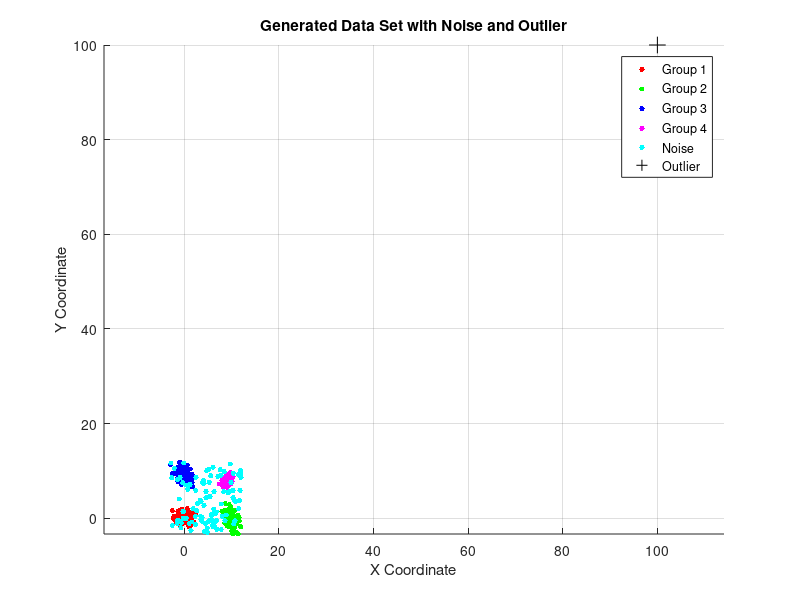

Here is the MATLAB script that generated this plot: (Note: this script raises an error after producing the figure.)
% Clustering Algorithms Course - Homework 1 - Exercise 4
% MSc DSIT, 2023-2024
% Konstantinos Giatras
clc, clearvars, close all

% Set the random seed for reproducibility
randn('seed', 0);

% Define the means for each of the 4 distributions
md = [0 0; 10 0; 0 9; 9 8];

% Define the covariance matrices for each distribution
S(:, :, 1) = eye(2); % Identity matrix for the 1st distribution
S(:, :, 2) = [1 -0.2; -0.2 1.5]; % Covariance matrix for the 2nd distribution
S(:, :, 3) = [1 -0.4; -0.4 1.1]; % Covariance matrix for the 3rd distribution
S(:, :, 4) = [0.3 0.2; 0.2 0.5]; % Covariance matrix for the 4th distribution

% Number of points to generate for each distribution
n_points = 100 * ones(1, 4);

% Initialize the array to hold all the points and the labels
X = [];
labels = [];

% Generate the points for each distribution and concatenate them
for i = 1:4
    X_temp = mvnrnd(md(i, :), S(:, :, i), n_points(i));
    X = [X; X_temp]; % Keep as 400x2
    labels = [labels; i * ones(n_points(i), 1)]; % Create labels
end

% Determine the range of the current dataset to define the bounds for the noise
min_vals = min(X, [], 1);
max_vals = max(X, [], 1);

% Generate 99 noisy points uniformly spread among the existing points
noise_points = bsxfun(@plus, bsxfun(@times, rand(99, 2), (max_vals - min_vals)), min_vals);
X = [X; noise_points];
labels = [labels; 5 * ones(99, 1)]; % Label for noise

% Add the last point [100, 100]
X = [X; [100, 100]];
labels = [labels; 6]; % Label for the outlier

% Plot the dataset
figure, hold on;
colors = ['r', 'g', 'b', 'm', 'c', 'k']; % Define the colors for each group, including noise and outlier
markers = ['.', '.', '.', '.', '.', '+']; % Define the markers for each group, including noise and outlier
for i = 1:6
    plot(X(labels==i,1), X(labels==i,2), [colors(i) markers(i)], 'MarkerSize', 12);
end
% Set the axis to be equal and add grid
axis equal;
grid on;
% Add title and labels to the plot
title('Generated Data Set with Noise and Outlier');
xlabel('X Coordinate');
ylabel('Y Coordinate');
% Add a legend
legend('Group 1', 'Group 2', 'Group 3', 'Group 4', 'Noise', 'Outlier');
% Hold off to prevent further plotting on the same figure
hold off;

X = X';  % Make it an lxN matrix to prepare it as input for the k-means algorithm

% Clustering of the data with k-means
% For each m we perform s=100 different runs, with different initializations
N = size(X, 2); % Total number of data points
J_tot = [];
for m = 2:15
    J_temp = [];
    for s = 1:100
        te = randperm(N);
        theta_ini = X(:, te(1:m));
        theta = theta_ini;
        [theta, bel, J] = k_means(X, theta);
        J_temp = [J_temp J];
    end
    J = mean(J_temp);
    J_tot = [J_tot J];
end

% Plot J_tot to see how the cost function varies with the number of clusters
figure;
plot(2:15, J_tot, '-o');
title('Average Cost Function J for Different Numbers of Clusters (Elbow Curve)');
xlabel('Number of Clusters');
ylabel('Average Cost Function J');
grid on;

% Run k-means for the best clustering m=4
m = 4; % Best number of clusters determined from the elbow curve
J_temp = [];
% Initialize bel_temp as an empty matrix to store the labels from each run
bel_temp = [];
for s = 1:50
    te = randperm(N);
    theta_ini = X(:, te(1:m)); % Initial centroids
    theta = theta_ini;
    [theta, bel, J] = k_means(X, theta); % Run k-means
    J_temp = [J_temp J];
    bel_temp = [bel_temp; reshape(bel, 1, N)]; % Reshape bel to be a row vector and concatenate it to bel_temp
end
% Find the run with the minimum cost function J
[J_min, pos] = min(J_temp);
bel_best = bel_temp(pos, :); % Extract the best set of labels corresponding to the minimum J

% Visualize the best clustering result
figure, hold on;
colors = ['r', 'g', 'b', 'm']; % Colors for each cluster
cluster_handles = zeros(1, m); % Handles for the clusters for use in the legend
centroid_handle = []; % Handle for the centroids for use in the legend
% Plot clusters
for i = 1:m
    cluster_points = X(:, bel_best == i);
    cluster_handles(i) = plot(cluster_points(1, :), cluster_points(2, :), [colors(i) '.'], 'MarkerSize', 12);
end
% Plot centroids
centroid_handle = plot(theta(1, :), theta(2, :), 'kx', 'MarkerSize', 15, 'LineWidth', 2);
% Create legend
legend_handles = [cluster_handles centroid_handle]; % Combine cluster and centroid handles
legend(legend_handles, {'Cluster 1', 'Cluster 2', 'Cluster 3', 'Cluster 4', 'Centroids'});
title(sprintf('Best K-means Clustering Result for m = %d Clusters', m));
xlabel('X Coordinate');
ylabel('Y Coordinate');
axis equal;
grid on;
hold off;